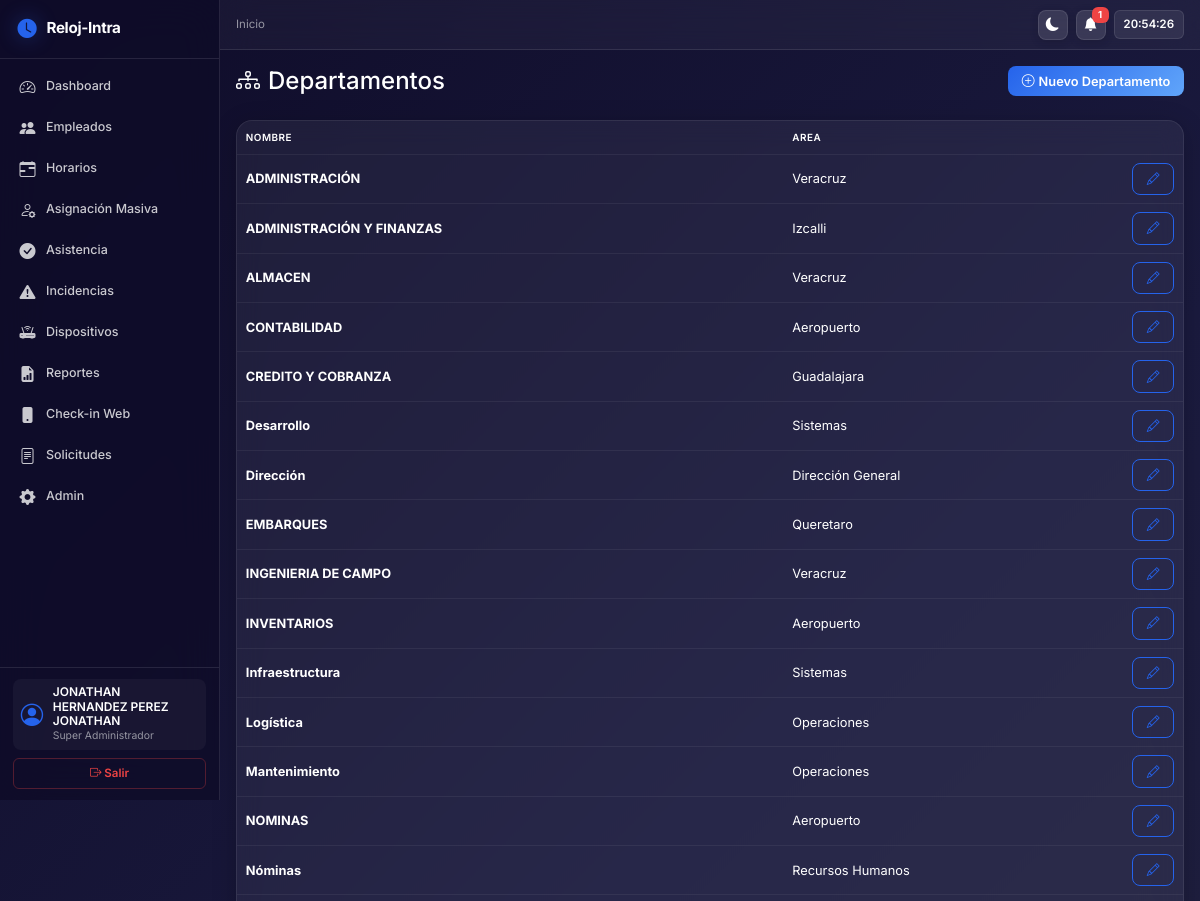
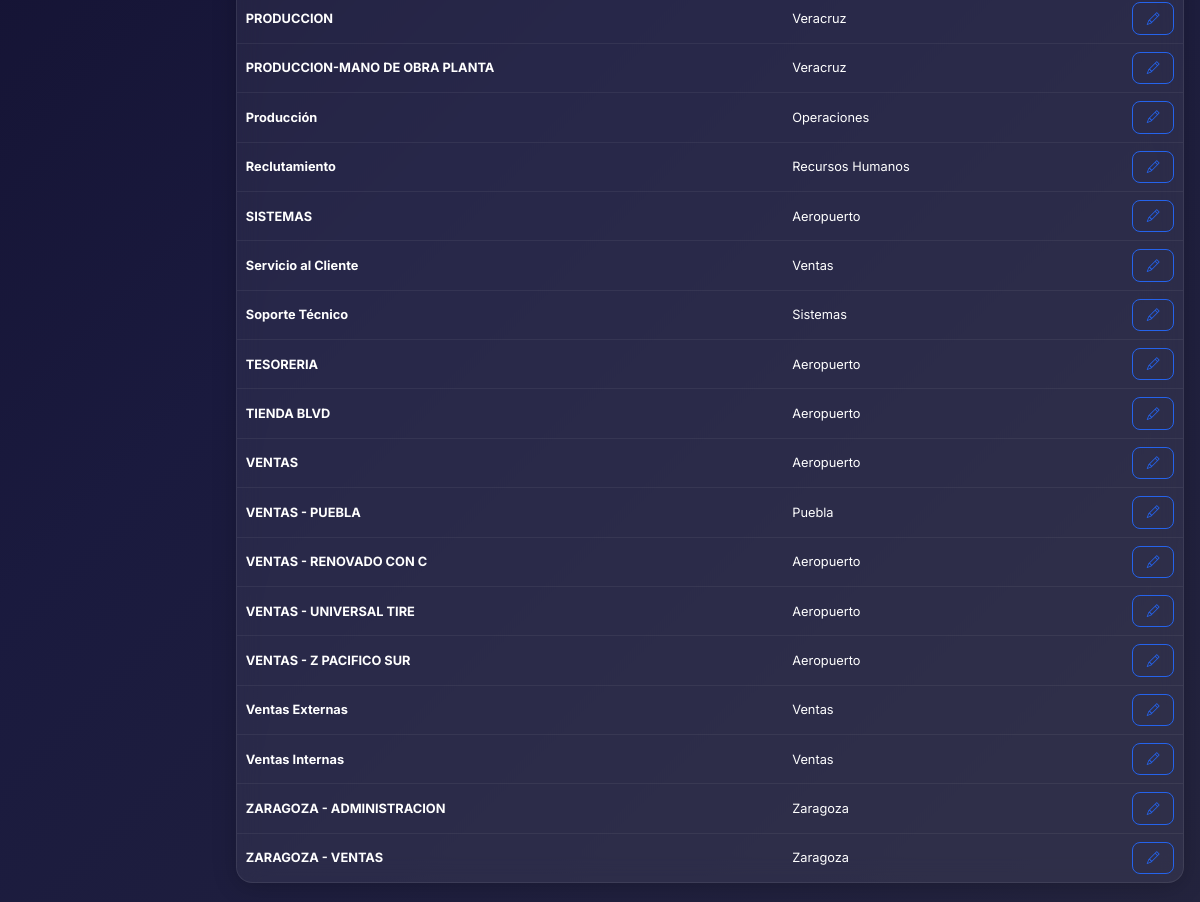
Page /organizacion/departamentos/ (signed in) on the committed database (2 pictures, top to bottom).
### apps/cuentas/models.py (models this page shows, shortened)
class Usuario(AbstractUser):
    ROLES = [
        ('normal', 'Normal'),
        ('admin', 'Administrador'),
        ('superadmin', 'Super Administrador'),
    ]
    rol = models.CharField('Rol', max_length=20, choices=ROLES, default='normal')
    debe_cambiar_password = models.BooleanField('Debe cambiar contraseña', default=False)
    class Meta:
        verbose_name = 'Usuario'
        verbose_name_plural = 'Usuarios'
        db_table = 'usuarios'

### apps/organizacion/models.py (models this page shows, shortened)
class Departamento(models.Model):
    nombre = models.CharField('Nombre', max_length=100)
    area = models.ForeignKey(
        Area, on_delete=models.CASCADE,
        related_name='departamentos', verbose_name='Area'
    )
    class Meta:
        verbose_name = 'Departamento'
        verbose_name_plural = 'Departamentos'
        db_table = 'departamentos'
        ordering = ['nombre']
        unique_together = ['nombre', 'area']

class Area(models.Model):
    nombre = models.CharField('Nombre', max_length=100, unique=True)
    responsable = models.ForeignKey(
        'empleados.Empleado', on_delete=models.SET_NULL,
        null=True, blank=True, verbose_name='Responsable',
        related_name='area_responsable'
    )
    class Meta:
        verbose_name = 'Area'
        verbose_name_plural = 'Areas'
        db_table = 'areas'
        ordering = ['nombre']

### apps/organizacion/views.py (the view)
# urls.py: path('departamentos/', views.lista_departamentos, name='lista-departamentos'),
@staff_member_required
def lista_departamentos(request):
    departamentos = Departamento.objects.all().select_related('area')
    return render(request, 'organizacion/departamentos.html', {'departamentos': departamentos})

### templates/organizacion/departamentos.html (shortened to what this page needs)
{% extends 'base.html' %}
{% block content %}
<div class="d-flex justify-content-between align-items-center mb-4">
    <h4 class="mb-0"><i class="bi bi-diagram-3 me-2"></i>Departamentos</h4>
    <a href="{% url 'nuevo-departamento' %}" class="btn btn-primary btn-sm"><i class="bi bi-plus-circle me-1"></i>Nuevo Departamento</a>
</div>
<div class="card">
    <div class="card-body p-0">
        <table class="table table-hover mb-0">
            <thead><tr><th>Nombre</th><th>Area</th><th></th></tr></thead>
            <tbody>
                {% for d in departamentos %}
                <tr>
                    <td><strong>{{ d.nombre }}</strong></td>
                    <td>{{ d.area.nombre }}</td>
                    <td class="text-end"><a href="{% url 'editar-departamento' d.id %}" class="btn btn-sm btn-outline-primary"><i class="bi bi-pencil"></i></a></td>
                </tr>
                {% empty %}
                <tr><td colspan="3" class="text-center text-muted">Sin departamentos</td></tr>
                {% endfor %}
            </tbody>
        </table>
    </div>
</div>
{% endblock %}

### templates/base.html (shortened to what this page needs)
<!DOCTYPE html>
<html lang="es-mx">
<head>
    <link href="https://cdn.jsdelivr.net/npm/bootstrap@5.3.3/dist/css/bootstrap.min.css" rel="stylesheet">
    <link rel="stylesheet" href="https://cdn.jsdelivr.net/npm/bootstrap-icons@1.11.3/font/bootstrap-icons.min.css">
    <link href="https://unpkg.com/aos@2.3.1/dist/aos.css" rel="stylesheet">
    <link rel="stylesheet" href="/static/css/style.css">
</head>
<body>
    {% if user.is_authenticated %}
    <nav class="sidebar" id="sidebar" {% if not request.resolver_match.url_name == 'login' %}data-aos="fade-right" data-aos-duration="600"{% endif %}>
        <div class="sidebar-header">
            <i class="bi bi-clock-fill"></i>
            <span class="sidebar-brand">Reloj-Intra</span>
        </div>
        <ul class="nav flex-column flex-grow-1">
            <li class="nav-item">
                <a class="nav-link {% if request.resolver_match.url_name == 'dashboard' %}active{% endif %}" href="{% url 'dashboard' %}">
                    <i class="bi bi-speedometer2"></i>
                    <span>Dashboard</span>
                </a>
            </li>
            {% if user.rol != 'normal' %}
            <li class="nav-item">
                <a class="nav-link {% if 'empleados' in request.path %}active{% endif %}" href="{% url 'lista-empleados' %}">
                    <i class="bi bi-people-fill"></i>
                    <span>Empleados</span>
                </a>
            </li>
            <li class="nav-item">
                <a class="nav-link {% if 'horarios' in request.path %}active{% endif %}" href="{% url 'lista-horarios' %}">
                    <i class="bi bi-calendar-range"></i>
                    <span>Horarios</span>
                </a>
            </li>
            <li class="nav-item">
                <a class="nav-link {% if 'asignacion-masiva' in request.path %}active{% endif %}" href="{% url 'asignacion-masiva' %}">
                    <i class="bi bi-person-gear"></i>
                    <span>Asignación Masiva</span>
                </a>
            </li>
            <li class="nav-item">
                <a class="nav-link {% if 'asistencia' in request.path %}active{% endif %}" href="{% url 'buscar-asistencia' %}">
                    <i class="bi bi-check-circle-fill"></i>
                    <span>Asistencia</span>
                </a>
            </li>
            <li class="nav-item">
                <a class="nav-link {% if 'incidencias' in request.path %}active{% endif %}" href="{% url 'lista-incidencias' %}">
                    <i class="bi bi-exclamation-triangle-fill"></i>
                    <span>Incidencias</span>
                </a>
            </li>
            <li class="nav-item">
                <a class="nav-link {% if 'dispositivos' in request.path %}active{% endif %}" href="{% url 'lista-dispositivos' %}">
                    <i class="bi bi-router-fill"></i>
                    <span>Dispositivos</span>
                </a>
            </li>
            <li class="nav-item">
                <a class="nav-link {% if 'reportes' in request.path %}active{% endif %}" href="{% url 'lista-reportes' %}">
                    <i class="bi bi-file-earmark-bar-graph-fill"></i>
                    <span>Reportes</span>
                </a>
            </li>
            {% endif %}
            <li class="nav-item">
                <a class="nav-link {% if 'registro' in request.path %}active{% endif %}" href="{% url 'checkin' %}">
                    <i class="bi bi-phone-fill"></i>
                    <span>Check-in Web</span>
                </a>
            </li>
            <li class="nav-item">
                <a class="nav-link {% if 'solicitudes' in request.path %}active{% endif %}" href="{% url 'lista-solicitudes' %}">
                    <i class="bi bi-file-text"></i>
                    <span>Solicitudes</span>
                </a>
            </li>
            {% if user.rol == 'superadmin' or user.is_superuser %}
            <li class="nav-item">
                <a class="nav-link" href="{% url 'admin:index' %}" target="_blank">
                    <i class="bi bi-gear-fill"></i>
                    <span>Admin</span>
                </a>
            </li>
            {% endif %}
        </ul>
        <div class="sidebar-footer">
            <div class="user-info mb-2">
                <i class="bi bi-person-circle"></i>
                <div>
                    <div class="user-name">{{ user.get_full_name|default:user.username }}</div>
                    <div class="user-rol">{{ user.get_rol_display }}</div>
                </div>
            </div>
            <form method="post" action="{% url 'logout' %}">
                <button type="submit" class="btn btn-outline-danger w-100">
                    <i class="bi bi-box-arrow-right"></i> Salir
                </button>
            </form>
        </div>
    </nav>
    <header class="topbar" id="topbar">
        <div class="topbar-left">
            <nav aria-label="breadcrumb">
                <ol class="breadcrumb">
                    <li class="breadcrumb-item"><a href="{% url 'dashboard' %}" style="color: var(--text-muted); text-decoration: none;">Inicio</a></li>
                </ol>
            </nav>
        </div>
        <div class="topbar-right">
            <button class="topbar-btn" onclick="toggleTheme()" title="Cambiar tema">
                <i class="bi bi-moon-fill" id="theme-icon"></i>
            </button>
            <div class="dropdown">
                <button class="topbar-btn position-relative" id="notif-bell" type="button" data-bs-toggle="dropdown" aria-expanded="false">
                    <i class="bi bi-bell-fill"></i>
                    <span class="badge d-none" id="notif-count">0</span>
                </button>
            </div>
            <div class="topbar-clock" id="topbar-clock">--:--:--</div>
        </div>
    </header>
    <main class="main-content" id="mainContent">
    {% else %}
        <div class="container">
    {% endif %}
        {% block content %}{% endblock %}
    {% if user.is_authenticated %}
    </main>
    {% else %}
    </div>
    {% endif %}
</body>
</html>

### rows in the picture
Usuario: get_full_name "JONATHAN HERNANDEZ PEREZ JONATHAN", rol "Super Administrador"
Departamento: nombre "ADMINISTRACIÓN", area.nombre "Veracruz"
Departamento: nombre "ADMINISTRACIÓN Y FINANZAS", area.nombre "Izcalli"
Departamento: nombre "ALMACEN", area.nombre "Veracruz"
Departamento: nombre "CONTABILIDAD", area.nombre "Aeropuerto"
Departamento: nombre "CREDITO Y COBRANZA", area.nombre "Guadalajara"
Departamento: nombre "Desarrollo", area.nombre "Sistemas"
Departamento: nombre "Dirección", area.nombre "Dirección General"
Departamento: nombre "EMBARQUES", area.nombre "Queretaro"
Departamento: nombre "INGENIERIA DE CAMPO", area.nombre "Veracruz"
Departamento: nombre "INVENTARIOS", area.nombre "Aeropuerto"
Departamento: nombre "Infraestructura", area.nombre "Sistemas"
Departamento: nombre "Logística", area.nombre "Operaciones"
Departamento: nombre "Mantenimiento", area.nombre "Operaciones"
Departamento: nombre "NOMINAS", area.nombre "Aeropuerto"
Departamento: nombre "Nóminas", area.nombre "Recursos Humanos"
Departamento: nombre "PRODUCCION", area.nombre "Veracruz"
Departamento: nombre "PRODUCCION-MANO DE OBRA PLANTA", area.nombre "Veracruz"
Departamento: nombre "Producción", area.nombre "Operaciones"
Departamento: nombre "Reclutamiento", area.nombre "Recursos Humanos"
Departamento: nombre "SISTEMAS", area.nombre "Aeropuerto"
Departamento: nombre "Servicio al Cliente", area.nombre "Ventas"
Departamento: nombre "Soporte Técnico", area.nombre "Sistemas"
Departamento: nombre "TESORERIA", area.nombre "Aeropuerto"
Departamento: nombre "TIENDA BLVD", area.nombre "Aeropuerto"
Departamento: nombre "VENTAS", area.nombre "Aeropuerto"
Departamento: nombre "VENTAS - PUEBLA", area.nombre "Puebla"
Departamento: nombre "VENTAS - RENOVADO CON C", area.nombre "Aeropuerto"
Departamento: nombre "VENTAS - UNIVERSAL TIRE", area.nombre "Aeropuerto"
Departamento: nombre "VENTAS - Z PACIFICO SUR", area.nombre "Aeropuerto"
Departamento: nombre "Ventas Externas", area.nombre "Ventas"
Departamento: nombre "Ventas Internas", area.nombre "Ventas"
Departamento: nombre "ZARAGOZA - ADMINISTRACION", area.nombre "Zaragoza"
Departamento: nombre "ZARAGOZA - VENTAS", area.nombre "Zaragoza"
